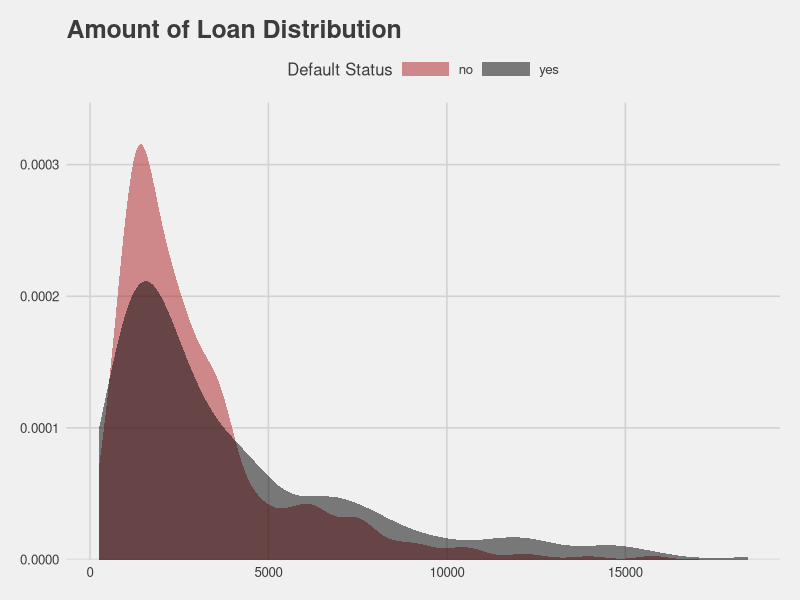
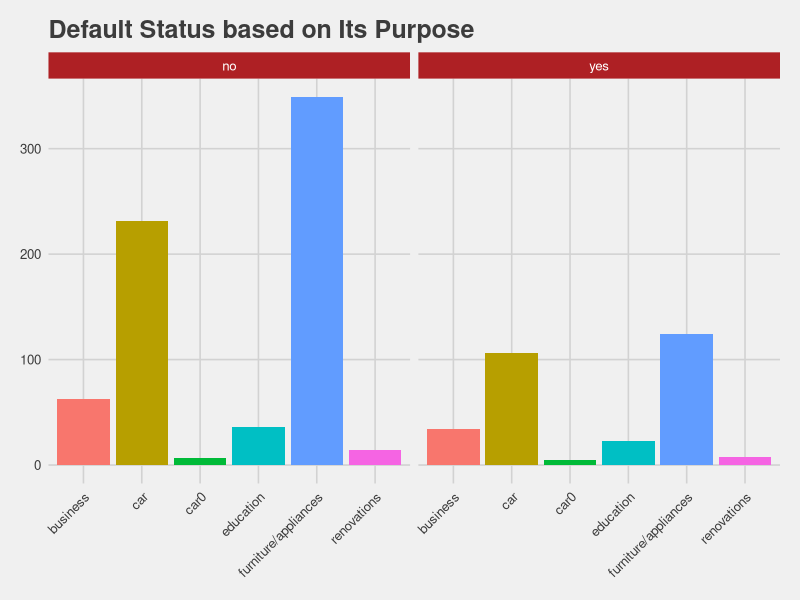
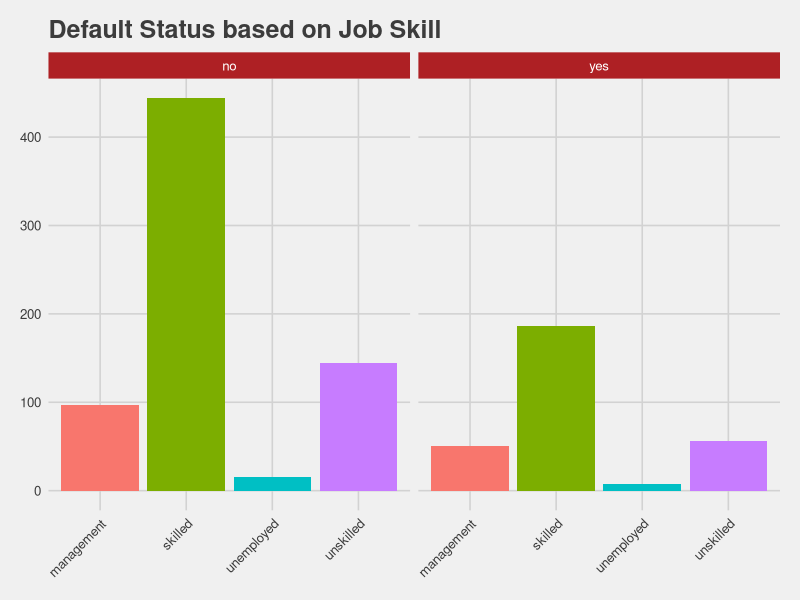
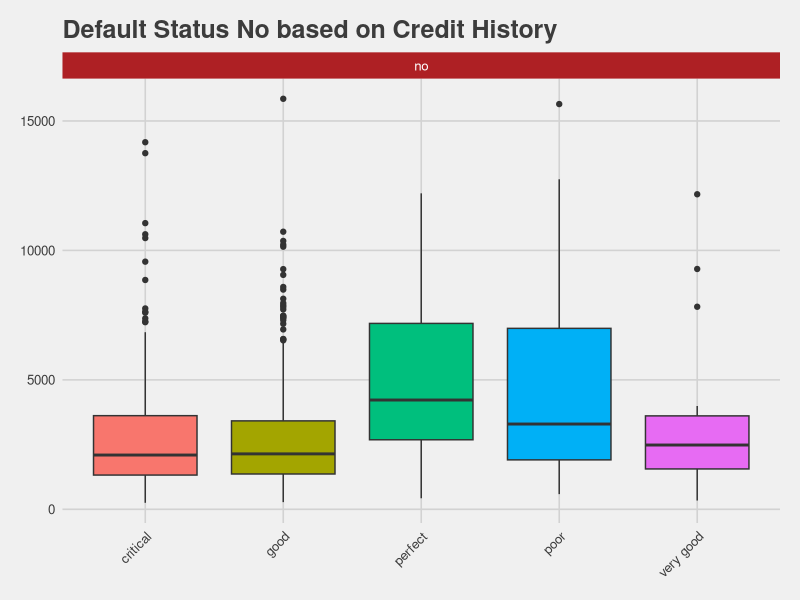

Write the R code that produced these figures, in order.
## ---- chunk 1
knitr::opts_chunk$set(echo = TRUE)
options(scipen = 99)
## ---- chunk 2
# data wrangling
library(dplyr)

# visualisasi
library(ggplot2)
library(ggthemes)
## ---- chunk 3
loan <- read.csv("loan-default.csv", stringsAsFactors = T)
head(loan)
## ---- chunk 4
# cek missing value
colSums(is.na(loan))
## ---- chunk 5
glimpse(loan)
## ---- chunk 6
ggplot(aes(x = amount, fill = default), data = loan) +
  geom_density(alpha = 0.5, col = F) +
  scale_fill_manual(values = c("#ae2024", "black")) +
  scale_y_continuous(expand = expand_scale(mult = c(0, 0.1))) +
  labs(title = "Amount of Loan Distribution", x = "Amount of Loan", 
       y = NULL, fill = "Default Status") +
  theme_fivethirtyeight()+
  theme(legend.position = "top",
        legend.key.height = unit(12, "pt"),
        legend.key.width = unit(36, "pt"))
  
## ---- chunk 7
levels(loan$purpose)
## ---- chunk 8
ggplot(aes(x = purpose, fill = purpose), data = loan) +
  geom_bar()+
  facet_wrap(~default) +
  labs(title = "Default Status based on Its Purpose", y = NULL, x = NULL) +
  theme_fivethirtyeight()+
  theme(axis.text.x = element_text(angle = 45, hjust = 1),
        legend.position = "none",
        strip.background = element_rect(fill = "#ae2024"),
        strip.text = element_text(color = "white")) 
## ---- chunk 9
ggplot(aes(x = job, fill = job), data = loan) +
  geom_bar()+
  facet_wrap(~default) +
  labs(title = "Default Status based on Job Skill", y = NULL, x = NULL) +
  theme_fivethirtyeight()+
  theme(axis.text.x = element_text(angle = 45, hjust = 1),
        legend.position = "none",
        strip.background = element_rect(fill = "#ae2024"),
        strip.text = element_text(color = "white")) 
## ---- chunk 10
loan %>% 
  filter(default == "no") %>% 
ggplot(aes(x = credit_history, y = amount, fill = credit_history)) +
  geom_boxplot()+
  facet_wrap(~default) +
  labs(title = "Default Status No based on Credit History", y = NULL, x = NULL) +
  theme_fivethirtyeight()+
  theme(axis.text.x = element_text(angle = 45, hjust = 1),
        legend.position = "none",
        strip.background = element_rect(fill = "#ae2024"),
        strip.text = element_text(color = "white")) 
